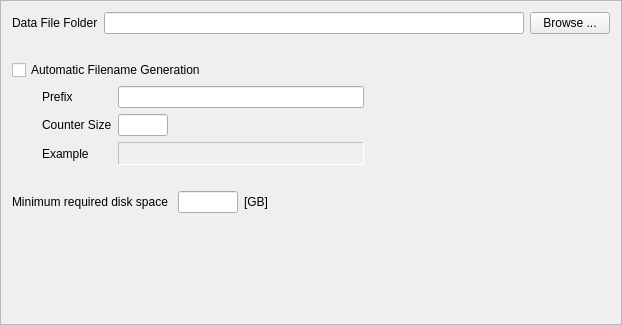
<?xml version="1.0" encoding="UTF-8"?>
<ui version="4.0">
 <class>frmStorageVisionConfig</class>
 <widget class="QFrame" name="frmStorageVisionConfig">
  <property name="geometry">
   <rect>
    <x>0</x>
    <y>0</y>
    <width>622</width>
    <height>325</height>
   </rect>
  </property>
  <property name="windowTitle">
   <string>Storage</string>
  </property>
  <property name="frameShape">
   <enum>QFrame::StyledPanel</enum>
  </property>
  <property name="frameShadow">
   <enum>QFrame::Raised</enum>
  </property>
  <layout class="QGridLayout" name="gridLayout_2">
   <item row="0" column="0">
    <layout class="QHBoxLayout" name="horizontalLayout">
     <item>
      <widget class="QLabel" name="label">
       <property name="text">
        <string>Data File Folder</string>
       </property>
      </widget>
     </item>
     <item>
      <widget class="QLineEdit" name="lineEditFolder"/>
     </item>
     <item>
      <widget class="QPushButton" name="pushButtonBrowse">
       <property name="text">
        <string>Browse ...</string>
       </property>
      </widget>
     </item>
    </layout>
   </item>
   <item row="2" column="0">
    <widget class="QCheckBox" name="checkBoxAutoFile">
     <property name="text">
      <string>Automatic Filename Generation</string>
     </property>
    </widget>
   </item>
   <item row="3" column="0">
    <layout class="QGridLayout" name="gridLayout">
     <item row="0" column="1">
      <widget class="QLabel" name="label_2">
       <property name="text">
        <string>Prefix</string>
       </property>
      </widget>
     </item>
     <item row="0" column="2">
      <widget class="QLineEdit" name="lineEditPrefix"/>
     </item>
     <item row="1" column="1">
      <widget class="QLabel" name="label_3">
       <property name="text">
        <string>Counter Size</string>
       </property>
      </widget>
     </item>
     <item row="1" column="2">
      <widget class="QLineEdit" name="lineEditCounterSize">
       <property name="sizePolicy">
        <sizepolicy hsizetype="Fixed" vsizetype="Fixed">
         <horstretch>0</horstretch>
         <verstretch>0</verstretch>
        </sizepolicy>
       </property>
       <property name="maximumSize">
        <size>
         <width>50</width>
         <height>16777215</height>
        </size>
       </property>
       <property name="alignment">
        <set>Qt::AlignCenter</set>
       </property>
      </widget>
     </item>
     <item row="0" column="3">
      <spacer name="horizontalSpacer">
       <property name="orientation">
        <enum>Qt::Horizontal</enum>
       </property>
       <property name="sizeHint" stdset="0">
        <size>
         <width>40</width>
         <height>20</height>
        </size>
       </property>
      </spacer>
     </item>
     <item row="0" column="0">
      <spacer name="horizontalSpacer_2">
       <property name="orientation">
        <enum>Qt::Horizontal</enum>
       </property>
       <property name="sizeType">
        <enum>QSizePolicy::Fixed</enum>
       </property>
       <property name="sizeHint" stdset="0">
        <size>
         <width>30</width>
         <height>20</height>
        </size>
       </property>
      </spacer>
     </item>
     <item row="2" column="1">
      <widget class="QLabel" name="label_4">
       <property name="text">
        <string>Example</string>
       </property>
      </widget>
     </item>
     <item row="2" column="2">
      <widget class="QLabel" name="labelExample">
       <property name="enabled">
        <bool>false</bool>
       </property>
       <property name="sizePolicy">
        <sizepolicy hsizetype="Preferred" vsizetype="Fixed">
         <horstretch>0</horstretch>
         <verstretch>0</verstretch>
        </sizepolicy>
       </property>
       <property name="minimumSize">
        <size>
         <width>0</width>
         <height>23</height>
        </size>
       </property>
       <property name="frameShape">
        <enum>QFrame::Panel</enum>
       </property>
       <property name="frameShadow">
        <enum>QFrame::Sunken</enum>
       </property>
       <property name="text">
        <string/>
       </property>
      </widget>
     </item>
    </layout>
   </item>
   <item row="7" column="0">
    <spacer name="verticalSpacer">
     <property name="orientation">
      <enum>Qt::Vertical</enum>
     </property>
     <property name="sizeHint" stdset="0">
      <size>
       <width>20</width>
       <height>40</height>
      </size>
     </property>
    </spacer>
   </item>
   <item row="5" column="0">
    <layout class="QHBoxLayout" name="horizontalLayout_2">
     <item>
      <widget class="QLabel" name="label_5">
       <property name="text">
        <string>Minimum required disk space </string>
       </property>
      </widget>
     </item>
     <item>
      <widget class="QLineEdit" name="lineEditSpace">
       <property name="maximumSize">
        <size>
         <width>60</width>
         <height>16777215</height>
        </size>
       </property>
       <property name="alignment">
        <set>Qt::AlignCenter</set>
       </property>
      </widget>
     </item>
     <item>
      <widget class="QLabel" name="label_6">
       <property name="text">
        <string>[GB]</string>
       </property>
      </widget>
     </item>
     <item>
      <spacer name="horizontalSpacer_3">
       <property name="orientation">
        <enum>Qt::Horizontal</enum>
       </property>
       <property name="sizeHint" stdset="0">
        <size>
         <width>40</width>
         <height>20</height>
        </size>
       </property>
      </spacer>
     </item>
    </layout>
   </item>
   <item row="4" column="0">
    <spacer name="verticalSpacer_2">
     <property name="orientation">
      <enum>Qt::Vertical</enum>
     </property>
     <property name="sizeType">
      <enum>QSizePolicy::Fixed</enum>
     </property>
     <property name="sizeHint" stdset="0">
      <size>
       <width>20</width>
       <height>20</height>
      </size>
     </property>
    </spacer>
   </item>
   <item row="1" column="0">
    <spacer name="verticalSpacer_3">
     <property name="orientation">
      <enum>Qt::Vertical</enum>
     </property>
     <property name="sizeType">
      <enum>QSizePolicy::Fixed</enum>
     </property>
     <property name="sizeHint" stdset="0">
      <size>
       <width>20</width>
       <height>20</height>
      </size>
     </property>
    </spacer>
   </item>
  </layout>
 </widget>
 <resources/>
 <connections/>
</ui>
